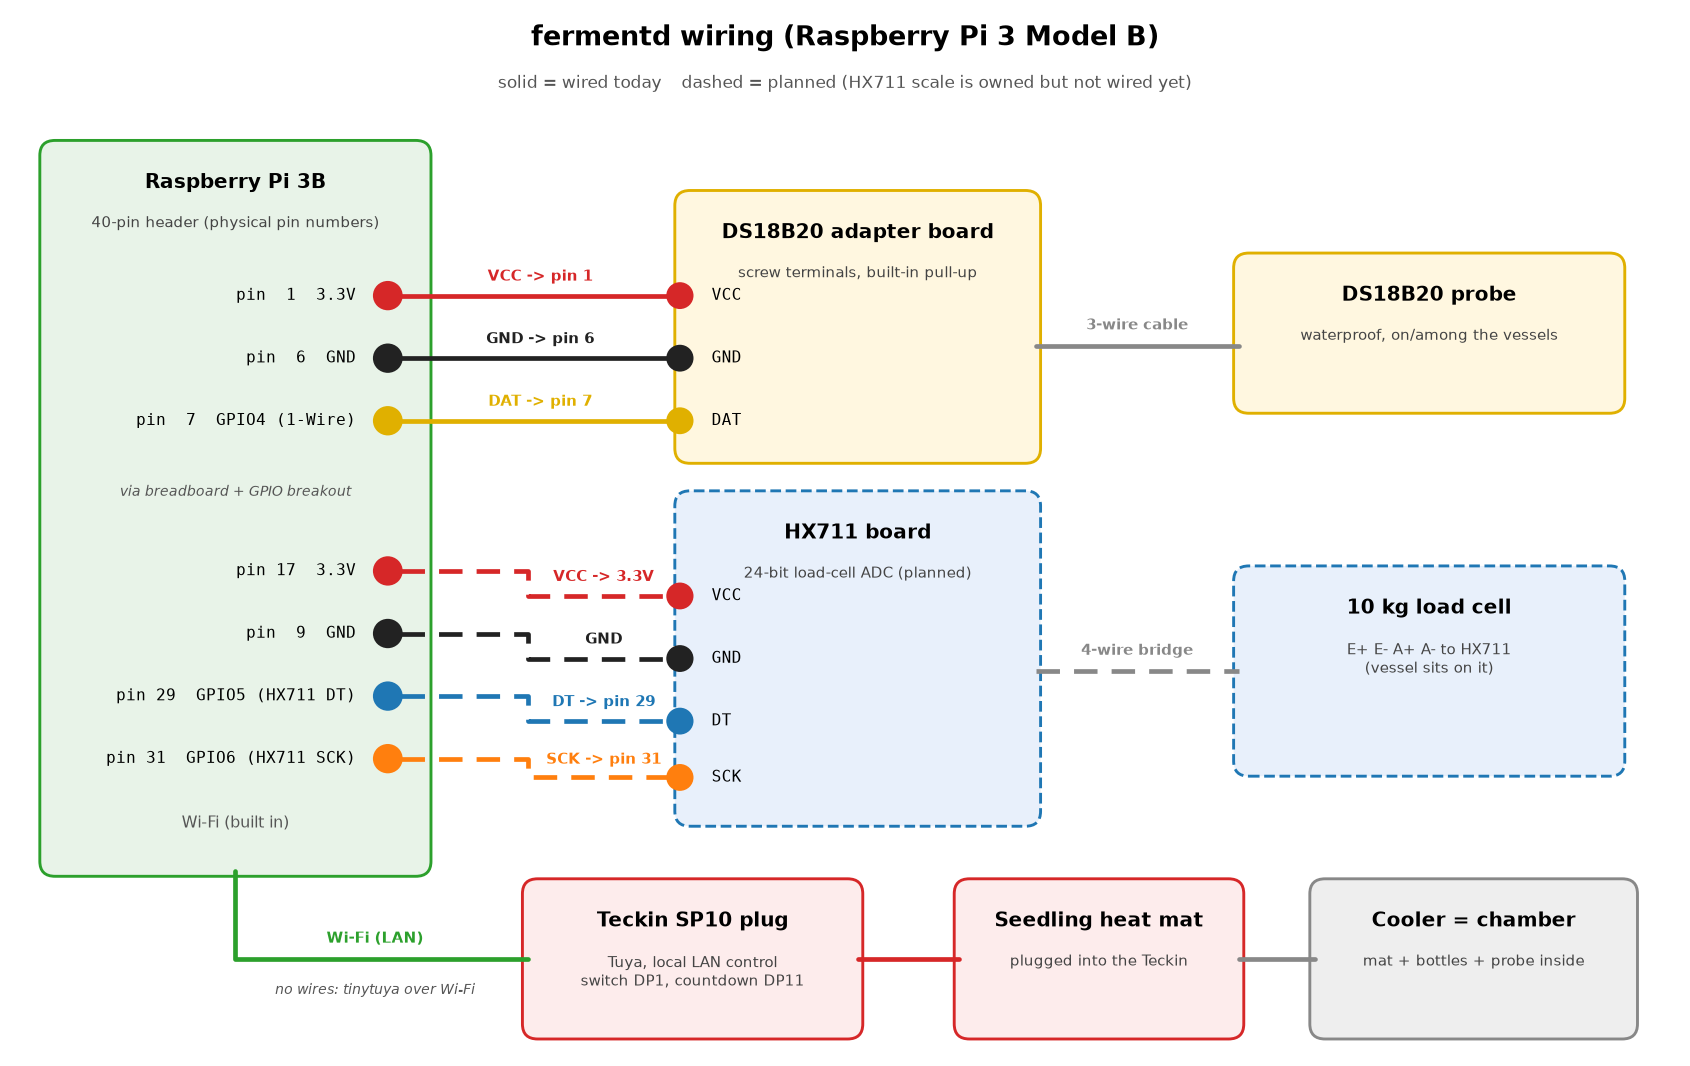

This chart was generated by the following Python code:
"""Draws docs/images/wiring.svg and wiring.png.  Run: python docs/images/wiring.py (needs matplotlib)."""

from pathlib import Path

import matplotlib

matplotlib.use("Agg")
import matplotlib.pyplot as plt
from matplotlib.patches import FancyBboxPatch

OUT = Path(__file__).resolve().parent
RED, BLK, YEL, BLU, GRN, ORG, GRY = "#d62728", "#222222", "#e0b000", "#1f77b4", "#2ca02c", "#ff7f0e", "#888888"

fig, ax = plt.subplots(figsize=(13, 8.2))
ax.set_xlim(0, 130)
ax.set_ylim(0, 82)
ax.axis("off")


def box(x, y, w, h, title, sub="", color="#f4f4f4", edge="#333", dashed=False):
    ax.add_patch(FancyBboxPatch((x, y), w, h, boxstyle="round,pad=0.4,rounding_size=1.2", fc=color, ec=edge,
                                lw=1.6, ls="--" if dashed else "-"))
    ax.text(x + w / 2, y + h - 2.2, title, ha="center", va="top", fontsize=11, weight="bold")
    if sub:
        ax.text(x + w / 2, y + h - 5.6, sub, ha="center", va="top", fontsize=8.5, color="#444")


def wire(points, color, label=None, dashed=False, lx=None, ly=None):
    xs, ys = zip(*points)
    ax.plot(xs, ys, color=color, lw=2.6, ls=(0, (5, 3)) if dashed else "-", solid_capstyle="round")
    if label:
        ax.text(lx, ly, label, fontsize=8.5, color=color, weight="bold", ha="center",
                bbox=dict(fc="white", ec="none", pad=0.6))


ax.text(65, 80, "fermentd wiring (Raspberry Pi 3 Model B)", ha="center", fontsize=15, weight="bold")
ax.text(65, 76.6, "solid = wired today    dashed = planned (HX711 scale is owned but not wired yet)",
        ha="center", fontsize=9.5, color="#555")

# Raspberry Pi header
box(2, 14, 30, 58, "Raspberry Pi 3B", "40-pin header (physical pin numbers)", color="#e8f3e8", edge=GRN)
pins = [  # (y, pin, name, color)
    (60, 1, "3.3V", RED), (55, 6, "GND", BLK), (50, 7, "GPIO4 (1-Wire)", YEL),
    (38, 17, "3.3V", RED), (33, 9, "GND", BLK), (28, 29, "GPIO5 (HX711 DT)", BLU), (23, 31, "GPIO6 (HX711 SCK)", ORG),
]
for y, pin, name, c in pins:
    ax.add_patch(plt.Circle((29, y), 1.1, color=c))
    ax.text(26.5, y, f"pin {pin:>2}  {name}", ha="right", va="center", fontsize=9, family="monospace")
ax.text(17, 44, "via breadboard + GPIO breakout", ha="center", fontsize=8, color="#555", style="italic")
ax.text(17, 17.5, "Wi-Fi (built in)", ha="center", fontsize=9, color="#555")

# DS18B20 adapter
box(52, 47, 28, 21, "DS18B20 adapter board", "screw terminals, built-in pull-up", color="#fff7e0", edge=YEL)
for y, lab, c in [(60, "VCC", RED), (55, "GND", BLK), (50, "DAT", YEL)]:
    ax.add_patch(plt.Circle((52, y), 1.0, color=c))
    ax.text(54.5, y, lab, va="center", fontsize=9, family="monospace")
wire([(30, 60), (52, 60)], RED, "VCC -> pin 1", lx=41, ly=61.2)
wire([(30, 55), (52, 55)], BLK, "GND -> pin 6", lx=41, ly=56.2)
wire([(30, 50), (52, 50)], YEL, "DAT -> pin 7", lx=41, ly=51.2)
box(96, 51, 30, 12, "DS18B20 probe", "waterproof, on/among the vessels", color="#fff7e0", edge=YEL)
wire([(80, 56), (96, 56)], GRY, "3-wire cable", lx=88, ly=57.3)

# HX711 (planned)
box(52, 18, 28, 26, "HX711 board", "24-bit load-cell ADC (planned)", color="#e8f0fb", edge=BLU, dashed=True)
for y, lab, c in [(36, "VCC", RED), (31, "GND", BLK), (26, "DT", BLU), (21.5, "SCK", ORG)]:
    ax.add_patch(plt.Circle((52, y), 1.0, color=c))
    ax.text(54.5, y, lab, va="center", fontsize=9, family="monospace")
wire([(30, 38), (40, 38), (40, 36), (52, 36)], RED, "VCC -> 3.3V", dashed=True, lx=46, ly=37.2)
wire([(30, 33), (40, 33), (40, 31), (52, 31)], BLK, "GND", dashed=True, lx=46, ly=32.2)
wire([(30, 28), (40, 28), (40, 26), (52, 26)], BLU, "DT -> pin 29", dashed=True, lx=46, ly=27.2)
wire([(30, 23), (40, 23), (40, 21.5), (52, 21.5)], ORG, "SCK -> pin 31", dashed=True, lx=46, ly=22.6)
box(96, 22, 30, 16, "10 kg load cell", "E+ E- A+ A- to HX711\n(vessel sits on it)", color="#e8f0fb", edge=BLU,
    dashed=True)
wire([(80, 30), (96, 30)], GRY, "4-wire bridge", dashed=True, lx=88, ly=31.3)

# Heat path
box(40, 1, 26, 12, "Teckin SP10 plug", "Tuya, local LAN control\nswitch DP1, countdown DP11", color="#fdecec",
    edge=RED)
box(74, 1, 22, 12, "Seedling heat mat", "plugged into the Teckin", color="#fdecec", edge=RED)
box(102, 1, 25, 12, "Cooler = chamber", "mat + bottles + probe inside", color="#eeeeee", edge=GRY)
wire([(17, 14), (17, 7), (40, 7)], GRN, "Wi-Fi (LAN)", dashed=False, lx=28, ly=8.3)
wire([(66, 7), (74, 7)], RED)
wire([(96, 7), (102, 7)], GRY)
ax.text(28, 4.2, "no wires: tinytuya over Wi-Fi", ha="center", fontsize=8, color="#555", style="italic")

fig.tight_layout()
fig.savefig(OUT / "wiring.svg")
fig.savefig(OUT / "wiring.png", dpi=130)
print("wrote", OUT / "wiring.svg", OUT / "wiring.png")
